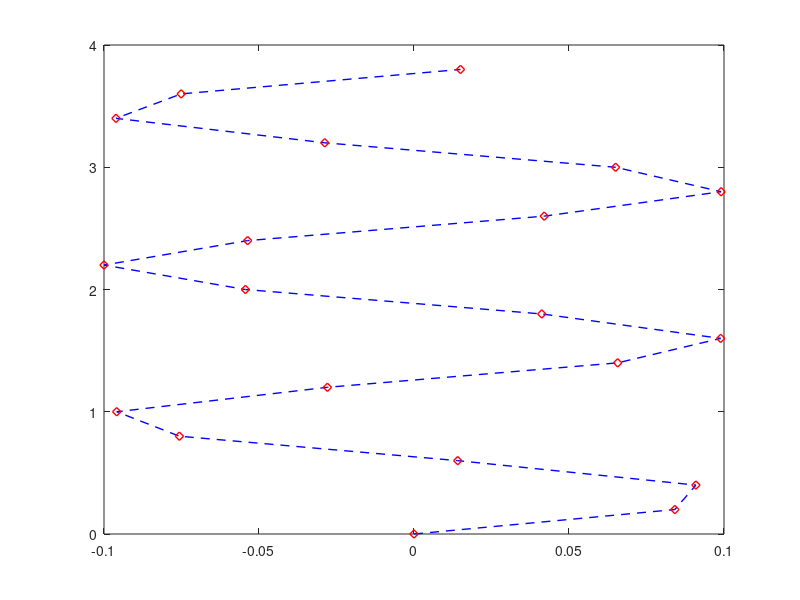

Write MATLAB code to recreate this figure.
for k = 1:20 
 xref(k) = sin(k-1)/10;
 yref(k) = 20*(k-1)/100;
end
plot(xref,yref,'b--d','LineWidth',1,'MarkerEdgeColor','red');